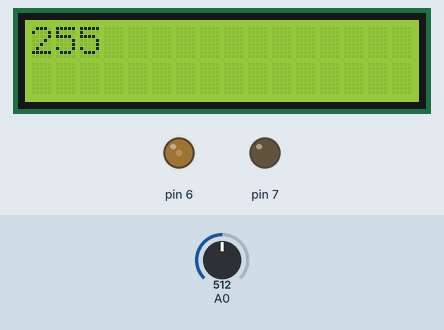
The sketch below on a simulated Arduino Uno, built with avr-gcc and run on an emulated ATmega328P. Shown: 16×2 character LCD, output pins drawn as LEDs (lit = HIGH). The inputs (shaded band) are chosen by the test bench; at power-on: A0 = 512.

Above: at 1.2 s.
1.3 s: A0 set to 85
At 2.0 s:
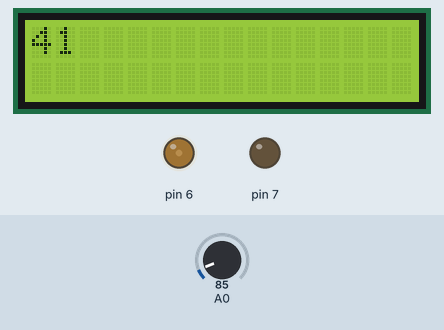
2.8 s: A0 set to 69
At 3.1 s:
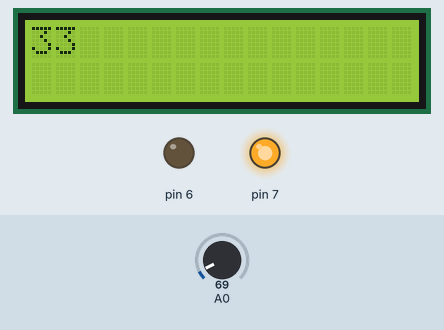
4.3 s: A0 set to 27
At 5.5 s:
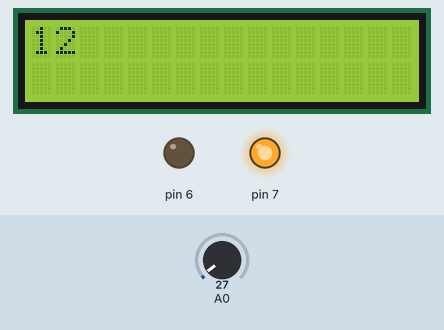
Timing chart, 0 to 7.3 s (numbered marks = the images above; inputs shaded):
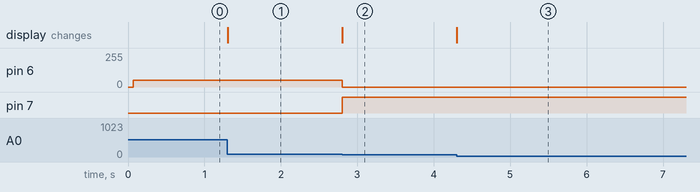

The sketch:

sketch_jan27b.ino
```cpp
#include <LiquidCrystal.h>
LiquidCrystal lcd(13 , 12 , 11 , 10 , 9 , 8);

int number;
int number2 = -1;
void setup() {
  pinMode(7 , OUTPUT);
  pinMode(6 , OUTPUT);
  lcd.begin(16,2);
  lcd.print("started");
}

void loop() {

  number = analogRead(A0);
  if (number != number2){
      lcd.clear();
      lcd.print(number / 2 - 1);
    }
  if ( number / 2 - 1 > 37 ) {
      analogWrite(6 , 50);
      digitalWrite(7, LOW);
    }
  else{
      digitalWrite(6 , LOW);
      digitalWrite(7, HIGH);
    }

  number2 = number;

}
```

Measured:
- the behaviour switches between 78 and 77 on A0 (found by bisection; images 1 and 2)
- after the input at 1.3 s, the display: changes at once (image 1)
- after the input at 2.8 s, pin 6: 50/255 → 0/255 at once; pin 7: LOW → HIGH at once; the display: changes at once (image 2)
- after the input at 4.3 s, the display: changes at once (image 3)
